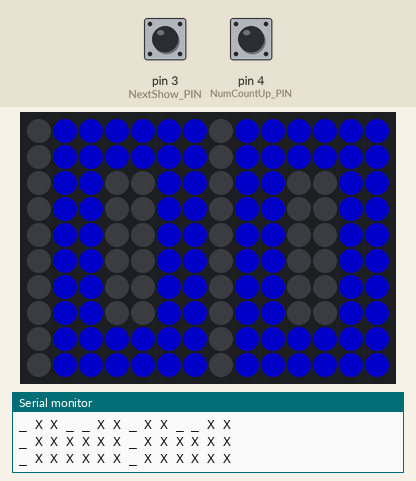
This sketch was run on a simulated Arduino Uno, built with avr-gcc and run on an emulated ATmega328P. Shown: 14×10 RGB LED matrix (first LED top left, wired row by row), the last lines printed to the serial monitor. The inputs (shaded band) are chosen by the test bench; at power-on: pin 3 (NextShow_PIN) HIGH, pin 4 (NumCountUp_PIN) HIGH. Dim RGB values are drawn brighter than linear.

Above: at 1.2 s.
1.3 s: pin 3 (NextShow_PIN) pulled LOW for 0.15 s
At 2.7 s:
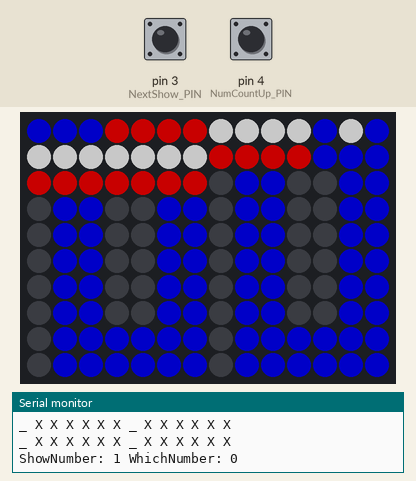
3.0 s: pin 3 (NextShow_PIN) pulled LOW for 0.15 s
At 4.0 s:
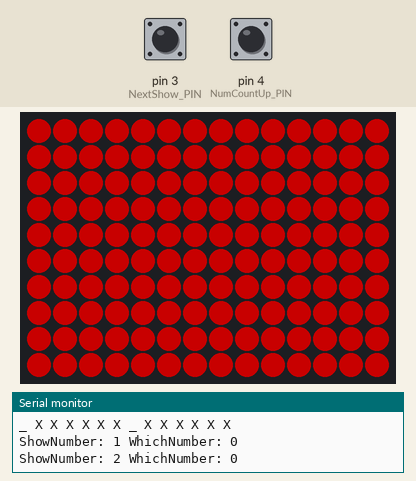
6.1 s: pin 4 (NumCountUp_PIN) pulled LOW for 0.15 s
At 7.0 s:
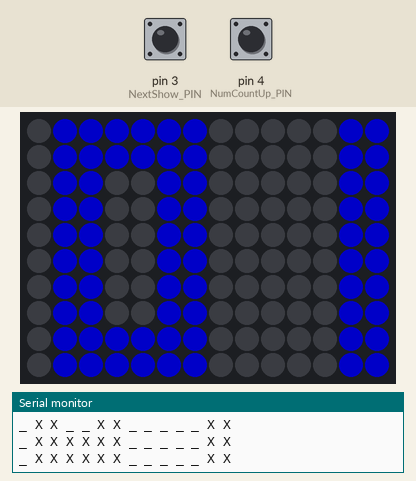
8.7 s: pin 4 (NumCountUp_PIN) pulled LOW for 0.15 s
At 9.09 s:
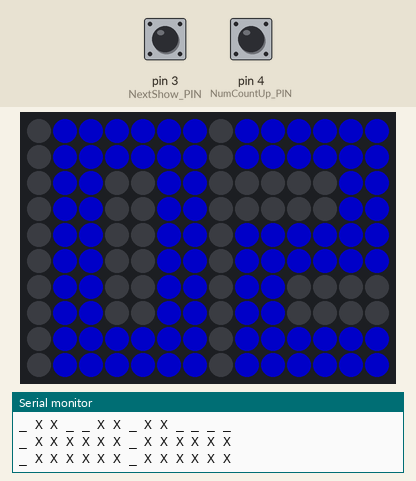
10.7 s: pin 4 (NumCountUp_PIN) pulled LOW for 0.15 s
At 11.09 s:
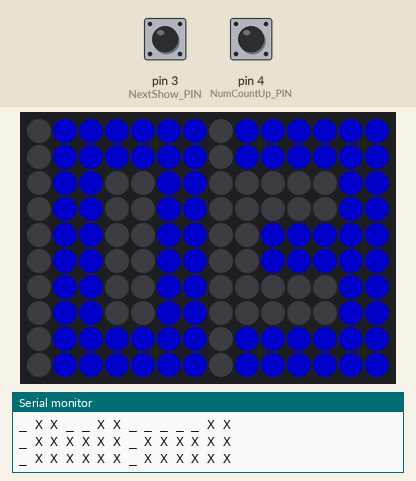
12.7 s: pin 4 (NumCountUp_PIN) pulled LOW for 0.15 s
At 13.09 s:
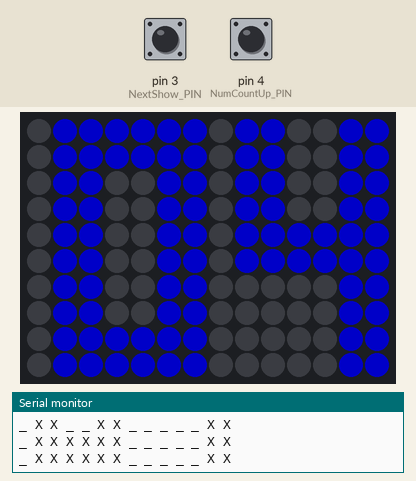
Timing chart, 0 to 15.7 s (numbered marks = the images above; inputs shaded):
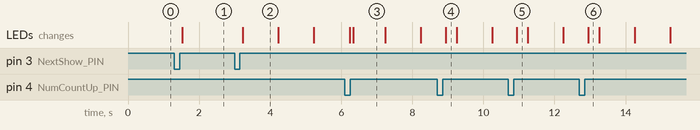

Measured:
- after the input at 1.3 s, the LEDs: change after 0.22 s (image 1)
- after the input at 3.0 s, the LEDs: change after 0.22 s (image 2)
- after the input at 6.1 s, the LEDs: first differ from a run without the input after 0.24 s (image 3)
- after the input at 8.7 s, the LEDs: change after 0.24 s (image 4)
- after the input at 10.7 s, the LEDs: change after 0.24 s (image 5)
- after the input at 12.7 s, the LEDs: change after 0.24 s (image 6)
- what the display in image 2 shows lasts 1.0 s, from 3.2 s to 4.2 s

The sketch:

MatrixTestv2.ino
```cpp
#include <FastLED.h>
#include <OneButton.h>

const uint8_t DisplayWidth = 14;
const uint8_t DisplayHeight = 10;

const uint16_t NumLeds = DisplayWidth * DisplayHeight;

#define LED_PIN   6
#define NextShow_PIN   3
#define NumCountUp_PIN   4

CRGB leds[NumLeds];

const uint8_t MaxNum = 99;
uint8_t whichNum = 0;

const uint8_t MaxShow = 3;
uint8_t whichShow = 0;

OneButton NextShowBtn(NextShow_PIN, true, true);
OneButton NumCountUpBtn(NumCountUp_PIN, true, true);

const uint8_t FontWidth = 7;
const uint8_t FontHeight = 10;
const uint8_t NumCharacters = 10;

const uint8_t FontTable[NumCharacters][FontHeight] = {
	{ 0x7e, 0x7e, 0x66, 0x66, 0x66, 0x66, 0x66, 0x66, 0x7e, 0x7e },  // 0
	{ 0x60, 0x60, 0x60, 0x60, 0x60, 0x60, 0x60, 0x60, 0x60, 0x60 },  // 1
	{ 0x7e, 0x7e, 0x60, 0x60, 0x7e, 0x7e, 0x06, 0x06, 0x7e, 0x7e },  // 2
	{ 0x7e, 0x7e, 0x60, 0x60, 0x7c, 0x7c, 0x60, 0x60, 0x7e, 0x7e },  // 3
	{ 0x66, 0x66, 0x66, 0x66, 0x7e, 0x7e, 0x60, 0x60, 0x60, 0x60 },  // 4
	{ 0x7e, 0x7e, 0x06, 0x06, 0x7e, 0x7e, 0x60, 0x60, 0x7e, 0x7e },  // 5
	{ 0x06, 0x06, 0x06, 0x06, 0x7e, 0x7e, 0x66, 0x66, 0x7e, 0x7e },  // 6
	{ 0x7e, 0x7e, 0x60, 0x60, 0x60, 0x60, 0x60, 0x60, 0x60, 0x60 },  // 7
	{ 0x7e, 0x7e, 0x66, 0x66, 0x7e, 0x7e, 0x66, 0x66, 0x7e, 0x7e },  // 8
	{ 0x7e, 0x7e, 0x66, 0x66, 0x7e, 0x7e, 0x60, 0x60, 0x60, 0x60 }   // 9
};

const uint8_t NumDigits = DisplayWidth / FontWidth;


// Calculate the index for a given LED in the matrix, given its X/Y coordinates
uint16_t xy(uint16_t x, uint16_t y) {
	const int RowBase = DisplayWidth * y;  // number of LEDs before the current row
	if (x >= DisplayWidth) x = DisplayWidth - 1;
	if (y >= DisplayHeight) y = DisplayHeight - 1;

	uint16_t output;
	if (y % 2 == 0) output = RowBase + x;  // normal on even rows
	else output = RowBase + (DisplayWidth - x - 1);  // reversed on odd rows (serpentine)

	if (output >= NumLeds) output = NumLeds - 1;

	return output;
}

void clearDigit(int pos, CRGB color = CRGB::Black);
void writeDigit(int pos, int num, CRGB color, CRGB background = CRGB::Black);
void writeNumber(int num, CRGB color, CRGB background = CRGB::Black);


void clearDigit(int pos, CRGB color) {
	if (pos < 0 || pos >= NumDigits) return;  // display index out of range

	const uint8_t ColumnOffset = FontWidth * pos;  // offset the column position per digit

	for (uint8_t row = 0; row < FontHeight; row++) {
		for (uint8_t col = 0; col < FontWidth; col++) {
			leds[xy(col + ColumnOffset, row)] = color;  // assign color to LED array
		}
	}
}

void writeDigit(int pos, int num, CRGB color, CRGB background) {
	if (num < 0 || num >= NumCharacters) return;  // number out of range
	if (pos < 0 || pos >= NumDigits) return;  // display index out of range

	const uint8_t* Character = FontTable[num];  // get the font array from the table
	const uint8_t ColumnOffset = FontWidth * pos;  // offset the column position per digit

	for (uint8_t row = 0; row < FontHeight; row++) {
		for (uint8_t col = 0; col < FontWidth; col++) {
			const bool lit = Character[row] & (1 << col);  // extract bit for this LED
			leds[xy(col + ColumnOffset, row)] = lit ? color : background;  // assign color to LED array
		}
	}
}

void writeNumber(int num, CRGB color, CRGB background) {
	num = abs(num);  // not supporting negative numbers yet

	for (uint8_t i = 0; i < NumDigits; i++) {
		uint8_t digit = num % 10;
		writeDigit(NumDigits - i - 1, digit, color, background);  // right to left
		num /= 10;
	}
}

void ShowNumber() {
	writeNumber(whichNum, CRGB::Blue);
	printLEDs();
}

void IncrementNextShow() {
	whichShow++;
	if (whichShow >= MaxShow) whichShow = 0;
	DebugStatus();
}

void IncrementNumberShow() {
	whichNum++;
	if (whichNum > MaxNum) whichNum = 0;
	DebugStatus();

	ShowNumber();
}

void setup() {
	FastLED.addLeds<WS2812B, LED_PIN, GRB>(leds, NumLeds);
	FastLED.setBrightness(100);

	Serial.begin(115200);

	NextShowBtn.attachClick(IncrementNextShow);
	NumCountUpBtn.attachClick(IncrementNumberShow);

	ShowNumber();
}

void loop() {
	NextShowBtn.tick();
	NumCountUpBtn.tick();

	switch (whichShow) {
	case 0:
		break;  // LEDs written in button function
	case 1:
		FlagShow();
		break;
	case 2:
		BlinkShow();
		break;
	}
	FastLED.show();
}

void FlagShow() {
	leds[0] = CRGB(0, 0, 255);
	leds[1] = CRGB(0, 0, 255);
	leds[2] = CRGB(0, 0, 255);
	leds[3] = CRGB(255, 0, 0);
	leds[4] = CRGB(255, 0, 0);
	leds[5] = CRGB(255, 0, 0);
	leds[6] = CRGB(255, 0, 0);
	leds[7] = CRGB(255, 255, 255);
	leds[8] = CRGB(255, 255, 255);
	leds[9] = CRGB(255, 255, 255);
	leds[10] = CRGB(255, 255, 255);
	leds[11] = CRGB(0, 0, 255);
	leds[12] = CRGB(255, 255, 255);
	leds[13] = CRGB(0, 0, 255);
	leds[14] = CRGB(0, 0, 255);
	leds[15] = CRGB(0, 0, 255);
	leds[16] = CRGB(0, 0, 255);
	leds[17] = CRGB(255, 0, 0);
	leds[18] = CRGB(255, 0, 0);
	leds[19] = CRGB(255, 0, 0);
	leds[20] = CRGB(255, 0, 0);
	leds[21] = CRGB(255, 255, 255);
	leds[22] = CRGB(255, 255, 255);
	leds[23] = CRGB(255, 255, 255);
	leds[24] = CRGB(255, 255, 255);
	leds[25] = CRGB(255, 255, 255);
	leds[26] = CRGB(255, 255, 255);
	leds[27] = CRGB(255, 255, 255);
	leds[28] = CRGB(255, 0, 0);
	leds[29] = CRGB(255, 0, 0);
	leds[30] = CRGB(255, 0, 0);
	leds[31] = CRGB(255, 0, 0);
	leds[32] = CRGB(255, 0, 0);
	leds[33] = CRGB(255, 0, 0);
	leds[34] = CRGB(255, 0, 0);
}

void BlinkShow() {
	const unsigned long BlinkSpeed = 1000;  // ms
	static unsigned long lastChange = 0;
	static bool blinkState = false;

	const unsigned long now = millis();

	if (now - lastChange >= BlinkSpeed) {
		CRGB color = blinkState ? CRGB::Blue : CRGB::Red;
		fill_solid(leds, NumLeds, color);
		FastLED.show();

		lastChange = now;
		blinkState = !blinkState;
	}
}

void DebugStatus() {
	Serial.print("ShowNumber: ");
	Serial.print(whichShow);
	Serial.print(" WhichNumber: ");
	Serial.print(whichNum);
	Serial.print('\n');
}

// Debug visualization for the LED on/off states
void printLEDs() {
	for (uint8_t row = 0; row < DisplayHeight; row++) {
		for (uint8_t col = 0; col < DisplayWidth; col++) {
			bool on = leds[xy(col, row)].getLuma() >= 16;  // arbitrary threshold
			Serial.print(on ? 'X' : '_');
			Serial.print(" ");
		}
		Serial.println();
	}
}
```
